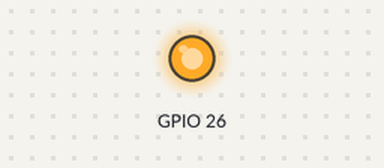
Simulated run of this program. Board: Raspberry Pi (BCM pin numbers). On the bench: output pins drawn as LEDs (lit = HIGH). At 10.0 s the program stops and its outputs stay as they are.

Above: at 0.1 s.
At 10.1 s:
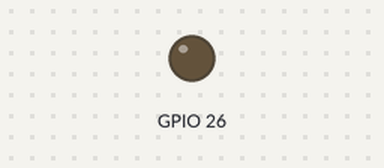
Timing chart, 0 to 11.5 s (numbered marks = the images above):
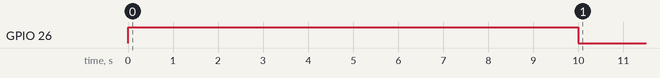

Measured:
- by itself, GPIO 26: LOW → HIGH at 0.00 s, → LOW 10.0 s later

The program:

door_lock.py
```python
#!/usr/bin/env python
# coding: utf-8

# In[ ]:


import RPi.GPIO as GPIO
import time


def unlock(pin=26):
    '''
    pin: pin which you attach on your pi with solenoid lock, default is 26
    '''
    GPIO.setmode(GPIO.BCM)
    GPIO.setup(pin,GPIO.OUT)
    GPIO.output(pin,True)


def lock(pin=26):
    '''
    pin: pin which you attach on your pi with solenoid lock, default is 26
    '''
    GPIO.setmode(GPIO.BCM)
    GPIO.setup(pin,GPIO.OUT)
    #GPIO.output(pin,False)


if __name__ == '__main__':
    unlock()
    time.sleep(10)
    lock()
    GPIO.cleanup(26)
```
